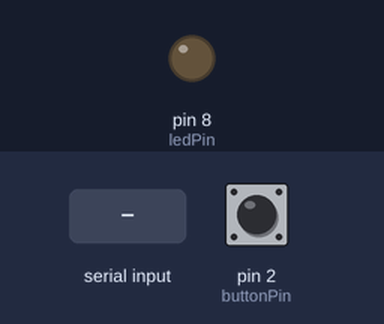
This sketch was run on a simulated Arduino Uno, built with avr-gcc and run on an emulated ATmega328P. Shown: output pins drawn as LEDs (lit = HIGH). The inputs (shaded band) are chosen by the test bench; at power-on: pin 2 (buttonPin) HIGH.

Above: at 1.2 s.
1.3 s: "1" received over the second serial link
At 2.5 s:
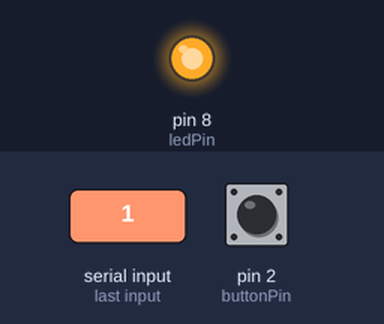
2.8 s: "0" received over the second serial link
At 3.9 s:
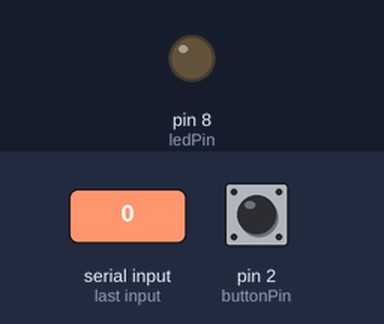
Timing chart, 0 to 5.8 s (numbered marks = the images above; inputs shaded):
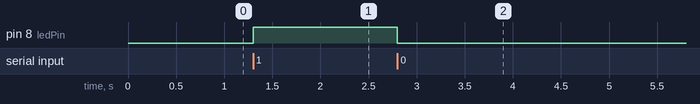

The sketch:

this_is_master.ino
```cpp
//this is master

#include <SoftwareSerial.h>

SoftwareSerial BTSerial(10, 11);

int state = 0;
const int ledPin = 8;
const int buttonPin = 2;
int buttonState = 1;

void setup()
{
  BTSerial.begin(38400);
  pinMode(ledPin, OUTPUT);
  digitalWrite(ledPin, LOW);
  pinMode(buttonPin, INPUT);
  digitalWrite(buttonPin, HIGH);
}

void loop()
{
 if(BTSerial.available() > 0)
 {
    // Checks whether data is comming from the serial port
    state = BTSerial.read(); // Reads the data from the serial port
 }
 // Controlling the LED
 buttonState = digitalRead(buttonPin);
 if (buttonState == LOW)
 {
  BTSerial.write('1');
 }
 else
 {
  BTSerial.write('0');
 }

 if (state == '1')
 {
  digitalWrite(ledPin, HIGH); // LED ON
  state = 0;
 }
 else if (state == '0')
 {
  digitalWrite(ledPin, LOW); // LED ON
  state = 0;
 }
}
```

Measured:
- after the input at 1.3 s, pin 8 (ledPin): LOW → HIGH at once
- after the input at 2.8 s, pin 8 (ledPin): HIGH → LOW at once
